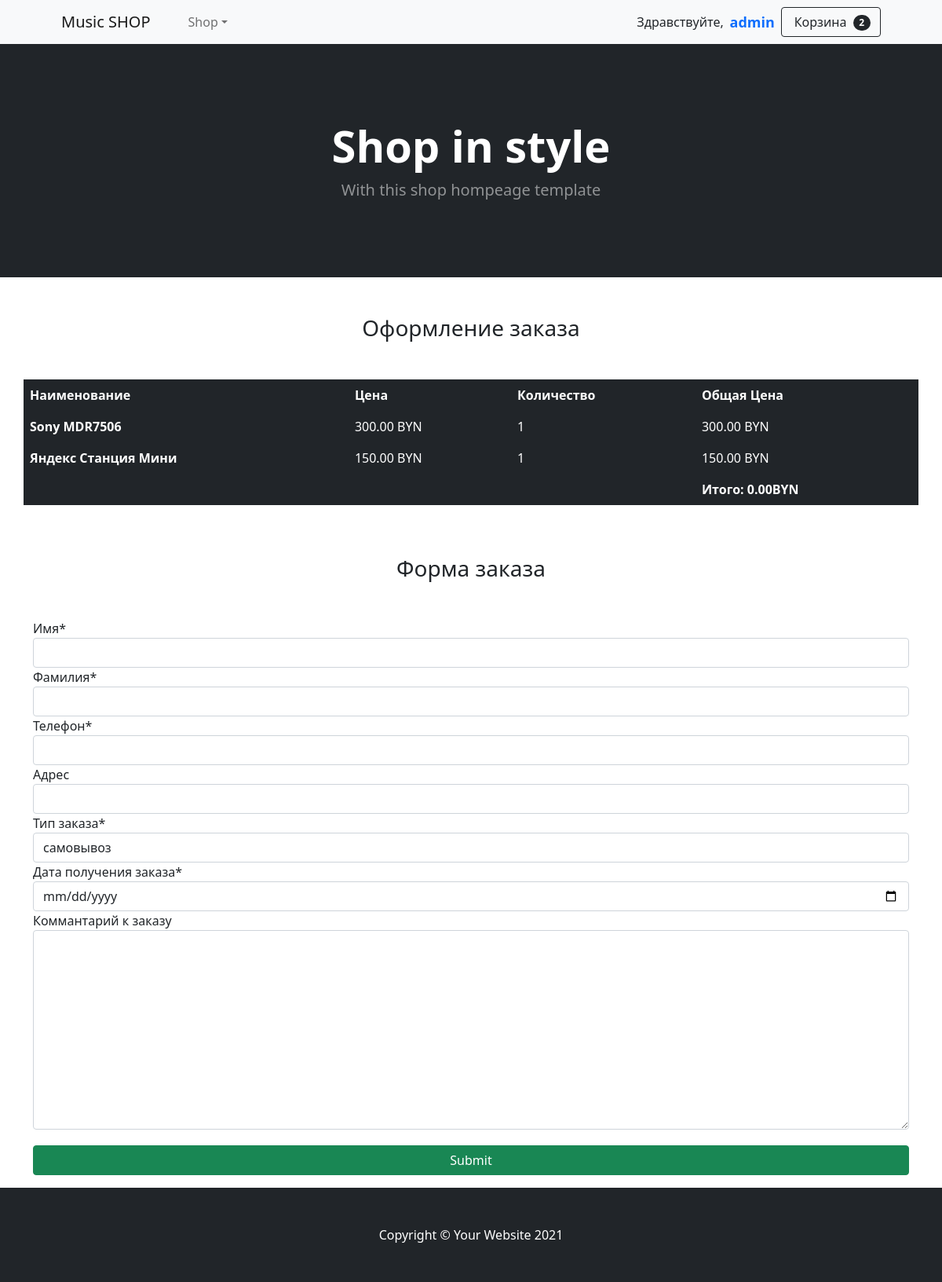
/checkout/ (signed in), run on an earlier commit of the app's database.
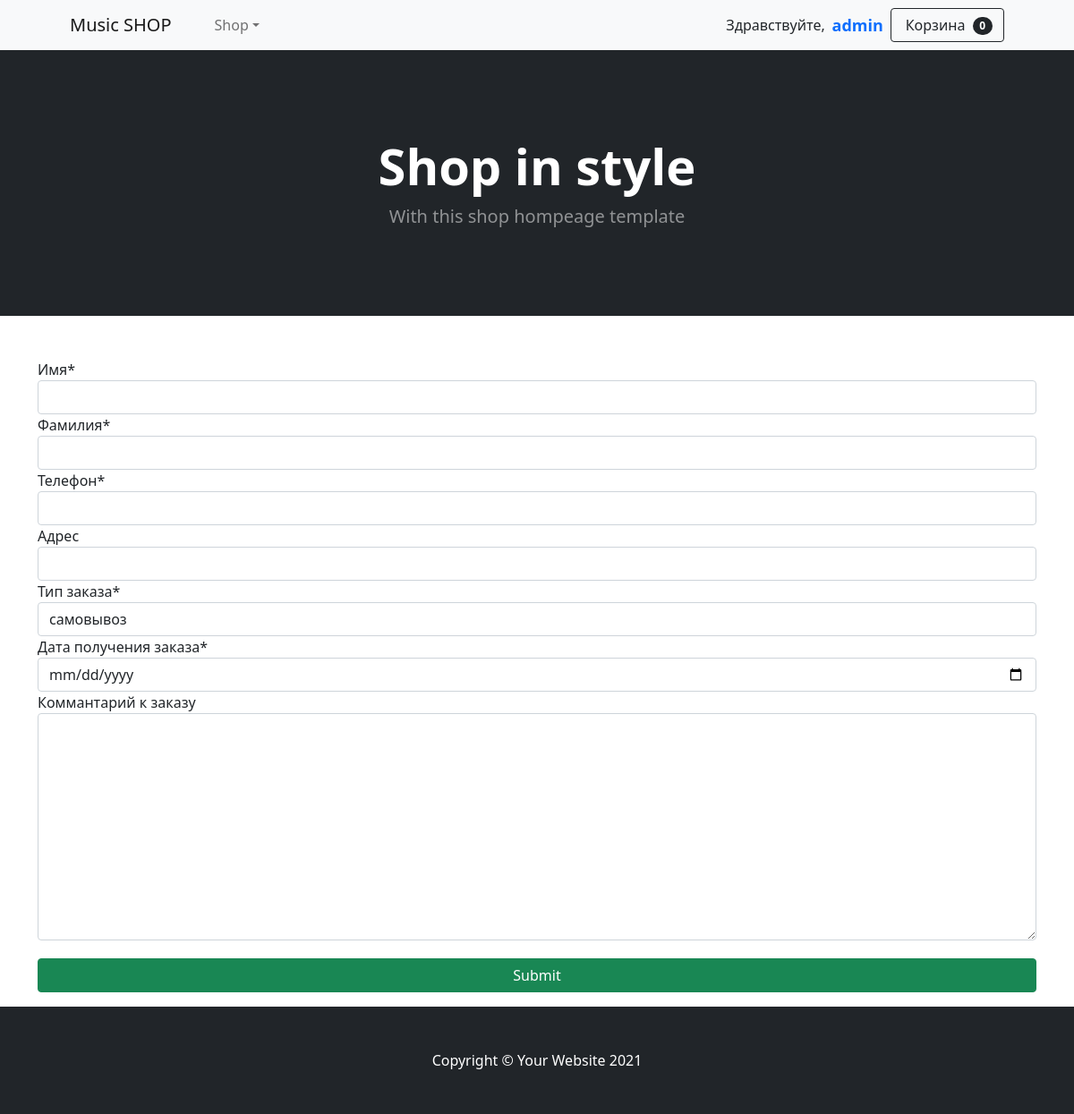
And on a later commit of the database.
### main/models.py (models this page shows, shortened)
class Cart(models.Model):
    owner = models.ForeignKey('Customer', verbose_name='Покупатель', on_delete=models.CASCADE, null=True)
    products = models.ManyToManyField(CartProduct, blank=True, related_name='related_cart')
    total_products = models.PositiveIntegerField(default=0)
    final_price = models.DecimalField(max_digits=9, decimal_places=2, verbose_name='Общая цена', default=0)
    in_order = models.BooleanField(default=False)
    for_anonymous_user = models.BooleanField(default=False)

class CartProduct(models.Model):
    user = models.ForeignKey('Customer', verbose_name='Покупатель', on_delete=models.CASCADE)
    cart = models.ForeignKey('Cart', verbose_name='Корзина', on_delete=models.CASCADE, related_name='related_product')
    content_type = models.ForeignKey(ContentType, on_delete=models.CASCADE)
    object_id = models.PositiveIntegerField()
    content_object = GenericForeignKey('content_type', 'object_id')
    qty = models.PositiveIntegerField(default=1)
    final_price = models.DecimalField(max_digits=9, decimal_places=2, verbose_name='Общая цена')

class Product(models.Model):
    class Meta:
        abstract = True
    category = models.ForeignKey(Category, verbose_name='Категория', on_delete=models.CASCADE)
    title = models.CharField(max_length=100, verbose_name='Название товара')
    slug = models.SlugField(unique=True)
    image = models.ImageField(verbose_name='Изображение')
    description = models.TextField(verbose_name='Описание', null=True, blank=True)
    price = models.DecimalField(max_digits=9, decimal_places=2, verbose_name='Цена')

class EarphonesProduct(Product):
    type = models.CharField(max_length=50, verbose_name='Тип')
    construction = models.CharField(max_length=50, verbose_name='Конструкция')
    wireless = models.BooleanField(default=False, verbose_name='Беспроводные')
    cable_len = models.CharField(max_length=50, verbose_name='Длина кабеля', null=True, blank=True)
    frequency = models.CharField(max_length=100, verbose_name='Частотный дипозон')
    sensitivities = models.CharField(max_length=60, verbose_name='Чувствительность')

class SpeakersProduct(Product):
    BT = 'Bluetooth'
    SMART = 'Smart'
    USUAL = 'Usual'
    TYPE_SPEAKERS = (
        (BT, 'Bluetooth - колонка'),
        (SMART, 'Умная колонка'),
        (USUAL, 'Проводная колонка')
    )
    type = models.CharField(max_length=50, verbose_name='Тип', choices=TYPE_SPEAKERS)
    RMS = models.CharField(max_length=60, verbose_name='Мощность')
    frequency = models.CharField(max_length=100, verbose_name='Частотный дипозон')

### main/views.py (the view)
# urls.py: path('checkout/', CheckoutView.as_view(), name='checkout'),
class CheckoutView(CartMixin, View):
    def get(self, request, *args, **kwargs):
        categories = Category.objects.get_category_counts(**kwargs)
        form = OrderForm(request.POST or None)
        context = {
            'cart': self.cart,
            'categories': categories,
            'form': form
        }
        return render(request, 'checkout.html', context)

### main/forms.py
class OrderForm(forms.ModelForm):
    def __init__(self, *args, **kwargs):
        super().__init__(*args,**kwargs)
        self.fields['order_date'].label = 'Дата получения заказа'
    order_date = forms.DateField(widget=forms.TextInput(attrs={'type': 'date'}))
    class Meta:
        model = Order
        fields = (
            'first_name', 'last_name', 'phone', 'address', 'buying_type', 'order_date', 'comment'
        )

### main/mixins.py (called while the page is built)
    def dispatch(self, request, *args, **kwargs):
        if request.user.is_authenticated:
            customer = Customer.objects.filter(user=request.user).first()
            if not customer:
                customer = Customer.objects.create(user=request.user)
            cart = Cart.objects.filter(owner=customer, in_order=False).first()
            if not cart:
                cart = Cart.objects.create(owner=customer)
        else:
            cart = Cart.objects.filter(for_anonymous_user=True).first()
            if not cart:
                cart = Cart.objects.create(for_anonymous_user=True)
        self.cart = cart
        return super().dispatch(request,*args,**kwargs)

### main/models.py (called while the page is built)
    def get_queryset(self):
        return super().get_queryset()

### main/templates/checkout.html (shortened to what this page needs)
{% extends 'base.html'%}
{% load crispy_forms_tags %}
{% block content %}
<h3 class="text-center mt-5 mb-5">{% if cart.products.count %}Оформление заказа{% endif %}</h3>
{% if cart.products.count %}
<div class="container">
      <div class="row justify-content-md-center">
<table class="table table-dark table-borderless">
  <thead>
    <tr>
      <th scope="col">Наименование</th>
      <th scope="col">Цена</th>
      <th scope="col">Количество</th>
      <th scope="col">Общая Цена</th>
    </tr>
  </thead>
  <tbody>
      {% for item in cart.products.all %}
        <tr>
          <th scope="row">{{ item.content_object.title }}</th>
          <td>{{ item.content_object.price }} BYN</td>
          <td>
              {{ item.qty }}
          </td>
          <td>{{ item.final_price }} BYN</td>
        </tr>
      {% endfor %}
        <td colspan="3"></td>
        <td><strong>Итого: {{ cart.final_price }}BYN </strong></td>
  </tbody>
</table>
      </div>
</div>
{% endif %}
<h3 class="text-center mt-5 mb-5">{% if cart.products.count %}Форма заказа{% endif %}</h3>
<div class="container">
      <div class="row justify-content-md-center">
          <form action="{% url 'make_order' %}" method="POST">
            {{ form|crispy }}
            <input type="submit" class="btn btn-success btn-block mb-3 col-12" values="Заказать" style="margin-top: 20px;">
          </form>
      </div>
</div>
{% endblock %}

### main/templates/base.html (shortened to what this page needs)
<!DOCTYPE html>
<html lang="en">
    <head>
        <link href="https://cdn.jsdelivr.net/npm/bootstrap@5.0.2/dist/css/bootstrap.min.css" rel="stylesheet">
    </head>
    <body>
        <nav class="navbar navbar-expand-lg navbar-light bg-light">
            <div class="container px-4 px-lg-5">
                <a class="navbar-brand" href="{% url 'base' %}">Music SHOP</a>
                <div class="collapse navbar-collapse" id="navbarSupportedContent">
                    <ul class="navbar-nav me-auto mb-2 mb-lg-0 ms-lg-4">
                        <li class="nav-item dropdown">
                            <a class="nav-link dropdown-toggle" id="navbarDropdown" href="#" role="button" data-bs-toggle="dropdown" aria-expanded="false">Shop</a>
                        </li>
                    </ul>
                    {% if request.user.is_authenticated %}
                        Здравствуйте,
                            <span class="badge badge-danger">
                                <a href="#" style="text-decoration: none; font-size: 18px;">{{request.user.username}} </a>
                            </span>
                    {% endif%}
                    <form class="d-flex">
                        <a class="btn btn-outline-dark" href="{% url 'cart' %}">
                                Корзина
                                <span class="badge bg-dark text-white ms-1 rounded-pill">{{ cart.products.count }}</span>
                        </a>
                    </form>
                </div>
            </div>
        </nav>
        <header class="bg-dark py-5">
            <div class="container px-4 px-lg-5 my-5">
                <div class="text-center text-white">
                    <h1 class="display-4 fw-bolder">Shop in style</h1>
                    <p class="lead fw-normal text-white-50 mb-0">With this shop hompeage template</p>
                </div>
            </div>
        </header>
        {% block content %}{% endblock %}
        <footer class="py-5 bg-dark">
            <div class="container"><p class="m-0 text-center text-white">Copyright &copy; Your Website 2021</p></div>
        </footer>
    </body>
</html>

What changed in the data, as far as the page shows it:
removed Cart: products.count "2", final_price "0.00"
removed CartProduct: content_object "Sony MDR7506", content_object.price "300.00", qty "1", final_price "300.00"
removed CartProduct: content_object "Яндекс Станция Мини", content_object.price "150.00", qty "1", final_price "150.00"
added Cart: products.count "0"
Also different on the page:
text no longer shown: "Оформление заказа Наименование Цена Количество Общая Цена Итого: BYN Форма заказа"
